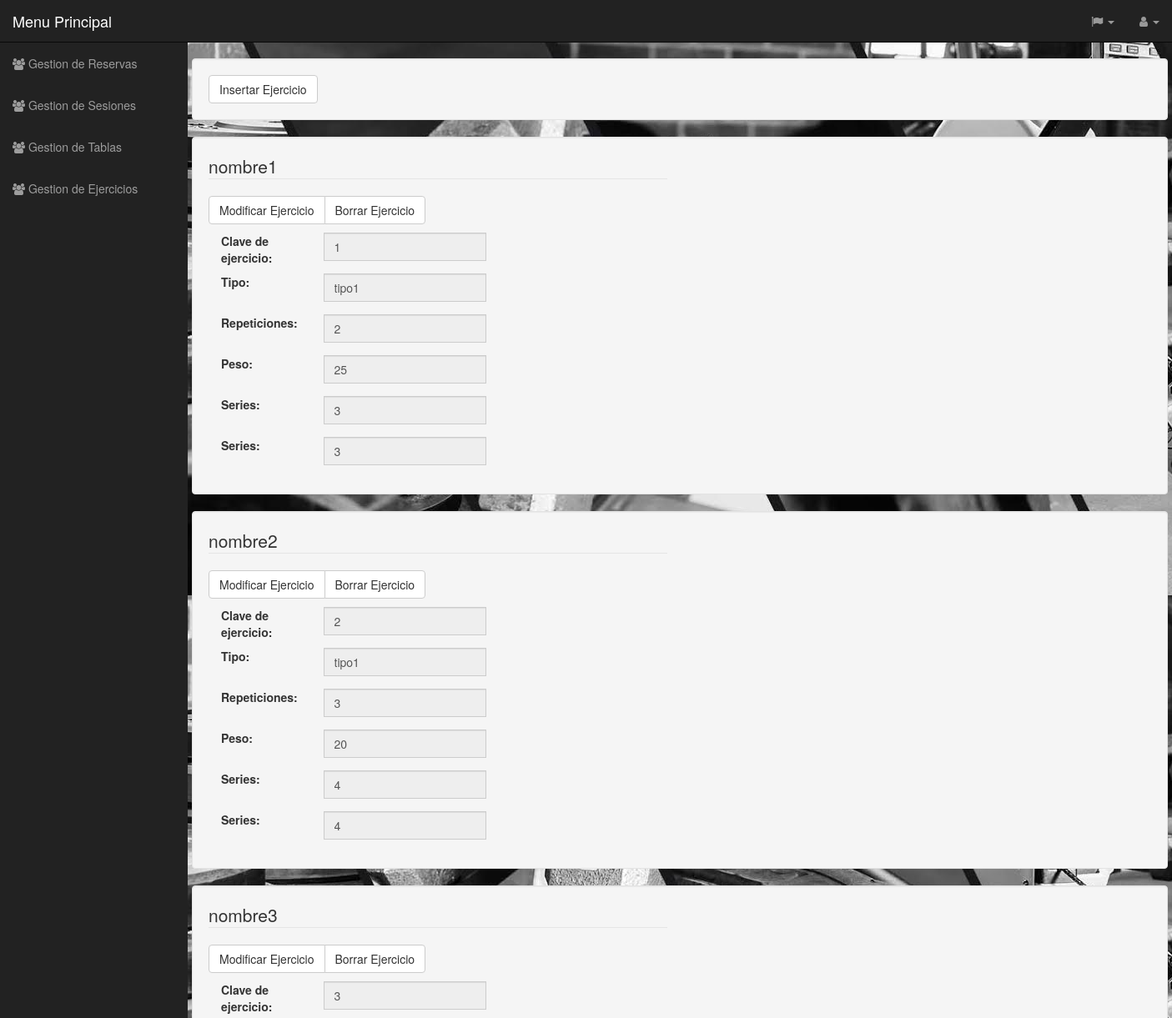
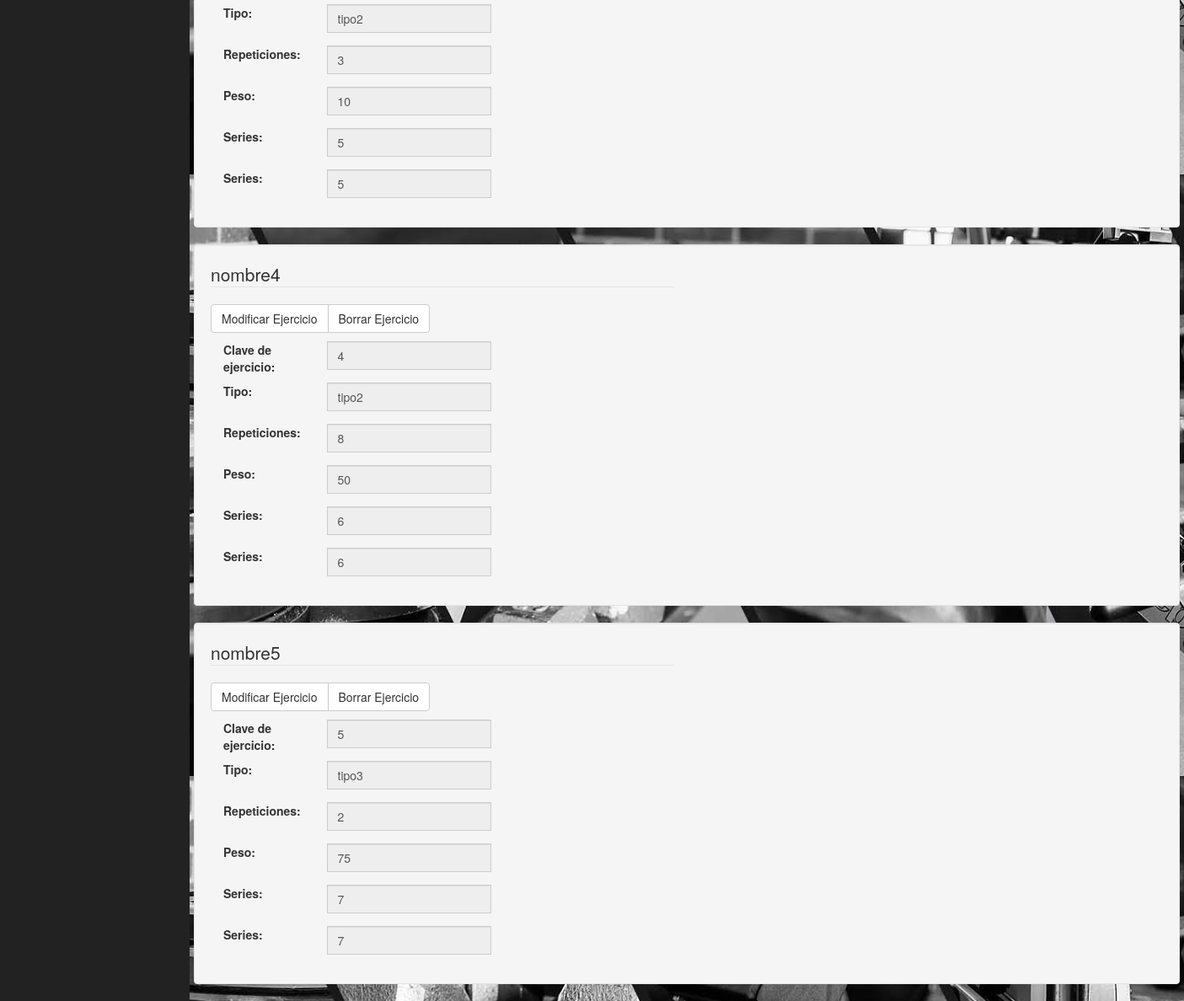
The app's page /Controlador/EJERCICIO_Controller.php, older data (2 pictures, top to bottom).
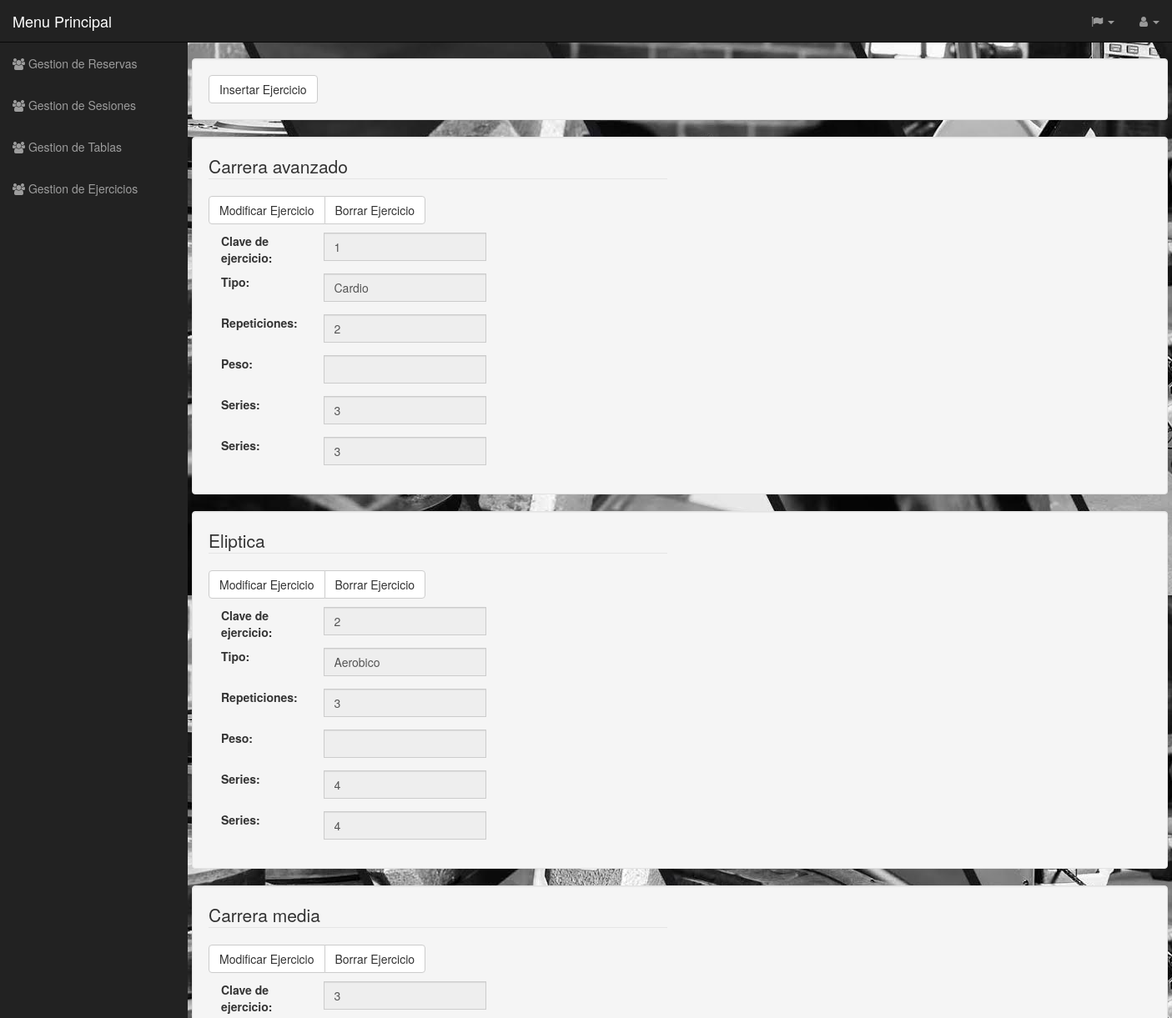
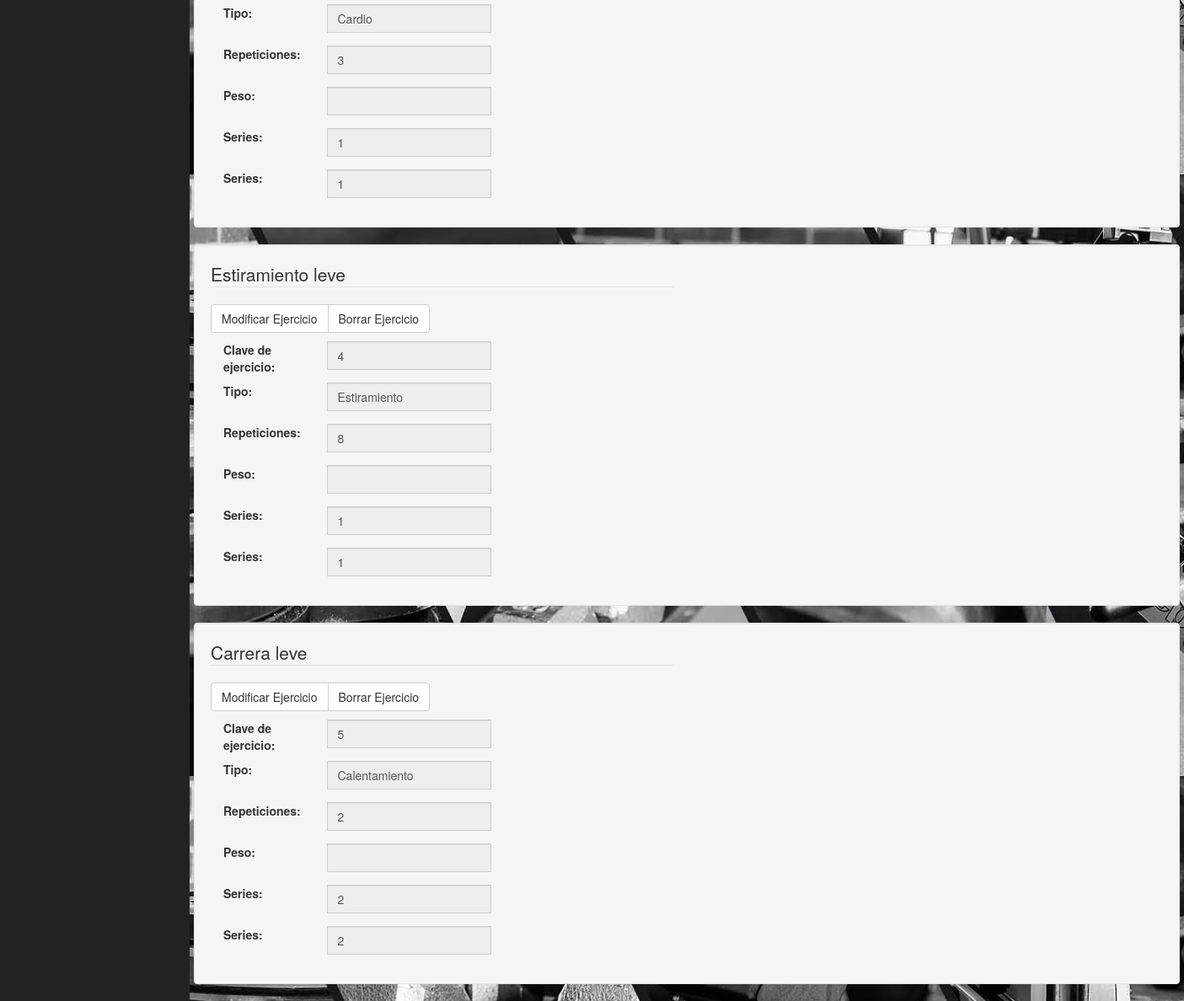
The same page, newer data (2 pictures, top to bottom).
### tables this page shows
CREATE TABLE Ejercicio (
  id_Ejercicio int(11) NOT NULL,
  Tipo varchar(45) NOT NULL,
  Nombre varchar(45) NOT NULL,
  Tiempo time DEFAULT NULL,
  Repeticiones int(11) DEFAULT NULL,
  Peso int(11) DEFAULT NULL,
  Series int(11) DEFAULT NULL,
  Descripcion varchar(100) DEFAULT NULL,
  PRIMARY KEY (id_Ejercicio)
);

### Funciones/cargadodedatos.php (called while the page is built, shortened)
<?php
             include('../plantilla/cabecera.php');
        include("../Funciones/comprobaridioma.php");
        $clases=new comprobacion();
        $idiom=$clases->comprobaridioma($idioma);
        $datos=new datos();
        $formulario=$datos->array_consultar();
        $clase=new cabecera();
        $clase->crear($idiom,$formulario);
        include('../plantilla/menulateral.php');
        $menus=new menulateral();
        $menus->crear($idiom);
?>

### Controlador/EJERCICIO_Controller.php (called while the page is built, shortened)
<?php
include '../Modelos/EJERCICIO_Modelo.php';
include '../Vistas/EJERCICIO_Show_Vista.php';
	Switch ($_REQUEST['accion']){
		default:
			if (!isset($_REQUEST['Nombre'])){
				$tabla = new EJERCICIO_Modelo('','','','','','','','','','');
			}
			else{
				$tabla = get_data_form();
			}
				$datos = $tabla->Consultar();
				new EJERCICIO_Show($datos, 'ControladorPrincipal.php?volver');
	}
?>

### Idiomas/idiomas.php (called while the page is built, shortened)
<?php
class idiomas{
	function español(){
return $arrays;
}
}
?>

### Funciones/comprobaridioma.php (called while the page is built)
<?php
class comprobacion{
function comprobaridioma($idioma){
if (isset($_SESSION['idioma'])){
    if($_SESSION['idioma']=="español"){
        $idiom=$idioma->español();
    }elseif($_SESSION['idioma']=="gallego"){
        $idiom=$idioma->gallego();
    }elseif($_SESSION['idioma']=="ingles"){
       $idiom=$idioma->ingles();
    }
}else{
    $idiom=$idioma->español();
}
return $idiom;
}
}

### Modelos/EJERCICIO_Modelo.php (called while the page is built, shortened)
<?php
class EJERCICIO_Modelo
{
	var $nombre;
function __construct($id_Ejercicio,$tipo,$nombre,$tiempo,$repeticiones,$peso,$series,$descripcion){
    $this->nombre = $nombre;
}
function ConectarBD(){
	include "../DataBase/datos_BD.php";
	$this->mysqli = new mysqli($host,$user,$pass,$name);
}
function Consultar()
{
    $sql = "SELECT * from Ejercicio where nombre LIKE '%".$this->nombre."%'";
    if (!($resultado = $this->mysqli->query($sql))){
	    return 'Error en la consulta sobre la base de datos';
	}
    else{
	       return $resultado;
	}
}
}
?>

### DataBase/datos_BD.php (called while the page is built)
<?php
    $host = "localhost";
    $user = "root";
    $pass = "iu";
    $name = "Gimnasio_BD";
 ?>

### Vistas/EJERCICIO_Show_Vista.php (the view, shortened to what this page needs)
<?php
class EJERCICIO_Show
{
    private $datos;
    function __construct($array, $volver)
    {
        $this->datos = $array;
        include("../Idiomas/idiomas.php");
        $idioma = new idiomas();
        include("../Funciones/cargadodedatos.php");
        $this->idiom = $idiom;
        $this->render();
    }
    function render()
    {
        ?><br>
        <div class="container well">
            <div class="row">
                <div class="col-xs-12">
                    <a class="btn btn-default" href="../Controlador/EJERCICIO_Controller.php?accion=Insertar"><?=$this->idiom["InsertarEjercicio"]?> </a>
                </div>
            </div>
        </div>
        <?php
        foreach ($this->datos as $dato) { ?>
            <div class="container well">
                <div class="row">
                    <div class="col-md-6">
                        <legend><?= $dato["Nombre"] ?></legend>
                        <div class="btn-group ">
                            <a class="btn btn-default" href="../Controlador/EJERCICIO_Controller.php?accion=Modificar&amp;id_Ejercicio=<?=$dato["id_Ejercicio"]?>"><?=$this->idiom["ModificarEjercicio"]?> </a>
                            <a class="btn btn-default" href="../Controlador/EJERCICIO_Controller.php?accion=Borrar&amp;id_Ejercicio=<?=$dato["id_Ejercicio"]?>"><?=$this->idiom["BorrarEjercicio"]?> </a>
                        </div>
                        <div class="form-group" style="padding-top: 10px">
                            <label class="col-sm-3 control-label" for="nombre"
                                   id="nombre"> <?= $this->idiom['id_Ejercicio'] . ":" ?></label>
                            <div class="input-group">
                                <input class="form-control" type=text readonly id=nombre name=id_Tabla
                                       value='<?= $dato['id_Ejercicio'] ?>'>
                            </div>
                        </div>
                        <div class="form-group">
                            <label class="col-sm-3 control-label" for="nombre"
                                   id="nombre"> <?= $this->idiom['Tipo'] . ":" ?></label>
                            <div class="input-group">
                                <input class="form-control" type=text readonly id=nombre name=id_Tabla
                                       value='<?= $dato['Tipo'] ?>'>
                            </div>
                        </div>
                        <div class="form-group">
                            <label class="col-sm-3 control-label" for="nombre"
                                   id="nombre"> <?= $this->idiom['Repeticiones'] . ":" ?></label>
                            <div class="input-group">
                                <input class="form-control" type=text readonly id=nombre name=id_Tabla
                                       value='<?= $dato['Repeticiones'] ?>'>
                            </div>
                        </div>
                        <div class="form-group">
                            <label class="col-sm-3 control-label" for="nombre"
                                   id="nombre"> <?= $this->idiom['Peso'] . ":" ?></label>
                            <div class="input-group">
                                <input class="form-control" type=text readonly id=nombre name=id_Tabla
                                       value='<?= $dato['Peso'] ?>'>
                            </div>
                        </div>
                        <div class="form-group">
                            <label class="col-sm-3 control-label" for="nombre"
                                   id="nombre"> <?= $this->idiom['Series'] . ":" ?></label>
                            <div class="input-group">
                                <input class="form-control" type=text readonly id=nombre name=id_Tabla
                                       value='<?= $dato['Series'] ?>'>
                            </div>
                        </div>
                        <div class="form-group">
                            <label class="col-sm-3 control-label" for="nombre"
                                   id="nombre"> <?= $this->idiom['Series'] . ":" ?></label>
                            <div class="input-group">
                                <input class="form-control" type=text readonly id=nombre name=id_Tabla
                                       value='<?= $dato['Series'] ?>'>
                            </div>
                        </div>
                    </div>
                </div>
            </div>
        <?php } ?>
        <?php
        include '../plantilla/pie.php';
    }
}

### plantilla/cabecera.php (shortened to what this page needs)
<?php
class cabecera{
    function crear($idioma,$form){
?>
<!DOCTYPE html>
<html lang="en">
<head>
    <link href=".././css/bootstrap.min.css" rel="stylesheet">
    <link href=".././css/sb-admin.css" rel="stylesheet">
    <link href=".././css/plugins/morris.css" rel="stylesheet">
    <link href=".././font-awesome/css/font-awesome.min.css" rel="stylesheet" type="text/css">
    <link rel="stylesheet" href="../css/calendar.css">
    <link href="//maxcdn.bootstrapcdn.com/font-awesome/4.3.0/css/font-awesome.min.css" rel="stylesheet">
    <link rel="stylesheet" href="../datepicker/css/bootstrap-datetimepicker.min.css" />
</head>
<body background="../Archivos/unnamed.jpg">
    <div id="wrapper">
        <nav class="navbar navbar-inverse navbar-fixed-top" role="navigation">
            <div class="navbar-header">
                <a class="navbar-brand" href="../Controlador/ControladorPrincipal.php?principal"><?php echo $idioma['Menu']; ?></a>
            </div>
            <ul class="nav navbar-right top-nav">
                <li class="dropdown">
                    <a href="#" class="dropdown-toggle" data-toggle="dropdown"><i class="fa fa-flag"></i> <b class="caret"></b></a>
                </li>
                <li class="dropdown">
                    <a href="#" class="dropdown-toggle" data-toggle="dropdown"><i class="fa fa-user"></i> <?php  ?> <b class="caret"></b></a>
                </li>
            </ul>
           <?php }} ?>

### plantilla/menulateral.php (shortened to what this page needs)
<?php
class menulateral{
	function crear($idioma){
?>
            <div class="collapse navbar-collapse navbar-ex1-collapse">
                <ul class="nav navbar-nav side-nav">
                     <li>
                        <li>
                        <a href="../Controlador/ControladorReservas.php?reservas" data-toggle="collapse" data-target="#down2"><i class="fa fa-users"></i> <?php echo $idioma['GestionReservas'];?> </a>
                      </li>
                    </li>
                    <li>
                     <li>
                        <li>
                        <a href="../Controlador/ControladorSesiones.php?sesiones" data-toggle="collapse" data-target="#down2"><i class="fa fa-users"></i> <?php echo $idioma['GestionSesiones'];?> </a>
                      </li>
                    </li>
                     <li>
                        <li>
                        <a href="../Controlador/TABLA_Controller.php" data-toggle="collapse" data-target="#down2"><i class="fa fa-users"></i> <?php echo $idioma['GestionTablas'];?> </a>
                      </li>
                    </li>
                     <li>
                        <li>
                        <a href="../Controlador/EJERCICIO_Controller.php" data-toggle="collapse" data-target="#down2"><i class="fa fa-users"></i> <?php echo $idioma['GestionEjercicios'];?> </a>
                      </li>
                    </li>
            </div>
              </nav>
<?php
 }
}?>

### plantilla/pie.php
    </div>
</body>
</html>

### css/sb-admin.css (style rules this page uses)
body { margin-top: 100px; background-color: #222; }
@media (min-width:768px) { body { margin-top: 50px; } }
#wrapper { padding-left: 0; }
@media (min-width:768px) { #wrapper { padding-left: 225px; } }
.top-nav { padding: 0 15px; }
.top-nav>li { display: inline-block; float: left; }
.top-nav>li>a { padding-top: 15px; padding-bottom: 15px; line-height: 20px; color: #999; }
@media (min-width:768px) { .side-nav { position: fixed; top: 51px; left: 225px; width: 225px; margin-left: -225px; border: none; border-radius: 0; overflow-y: auto; background-color: #222; bottom: 0; overflow-x: hidden; padding-bottom: 40px; } }
@media (min-width:768px) { .side-nav>li>a { width: 225px; } }

Row changes from the older to the newer data that the page shows:
changed ejercicio id 1: Nombre "nombre1" → "Carrera avanzado"; id_Tabla "tipo1" → "Cardio"; id_Tabla "25" → (not shown)
changed ejercicio id 2: Nombre "nombre2" → "Eliptica"; id_Tabla "tipo1" → "Aerobico"; id_Tabla "20" → (not shown)
changed ejercicio id 3: Nombre "nombre3" → "Carrera media"; id_Tabla "tipo2" → "Cardio"; id_Tabla "10" → (not shown); id_Tabla "5" → "1"
changed ejercicio id 4: Nombre "nombre4" → "Estiramiento leve"; id_Tabla "tipo2" → "Estiramiento"; id_Tabla "50" → (not shown); id_Tabla "6" → "1"
changed ejercicio id 5: Nombre "nombre5" → "Carrera leve"; id_Tabla "tipo3" → "Calentamiento"; id_Tabla "75" → (not shown); id_Tabla "7" → "2"
